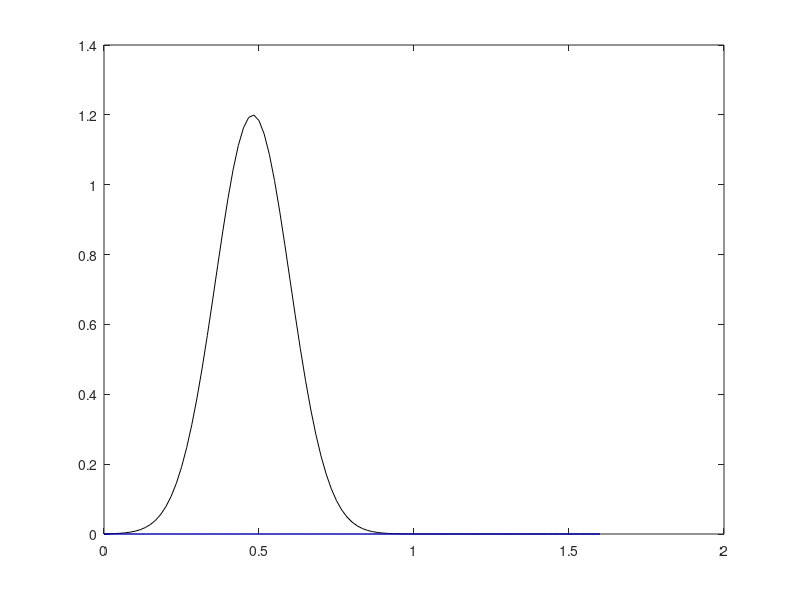

Source code (MATLAB):
%generate surge for reference case and for truth-case that is used for generation of observations


dt=60; %1h in minutes
days_to_minutes=60*24;
tstop=4*days_to_minutes; %4days in minutes
h_true = 1.2;
h_init = 0.0;
t_true = 1.2*days_to_minutes;
t_init = 1.6*days_to_minutes;
width  = 0.3*days_to_minutes;

t=0:dt:tstop;

values_true = h_true*exp(-(0.5/width/width)*(t-t_true).^2);
values_init = h_init*exp(-(0.5/width/width)*(t-t_init).^2);

figure(1);clf
plot(t/3600,values_true,'k-');
hold on
plot(t/3600,values_init,'b-');
hold off


%write tim file
data_true = [t',values_true'];
save estuary_west_noise_true.tim -ascii data_true 
data_init = [t',values_init'];
save estuary_west_noise_init.tim -ascii data_init
